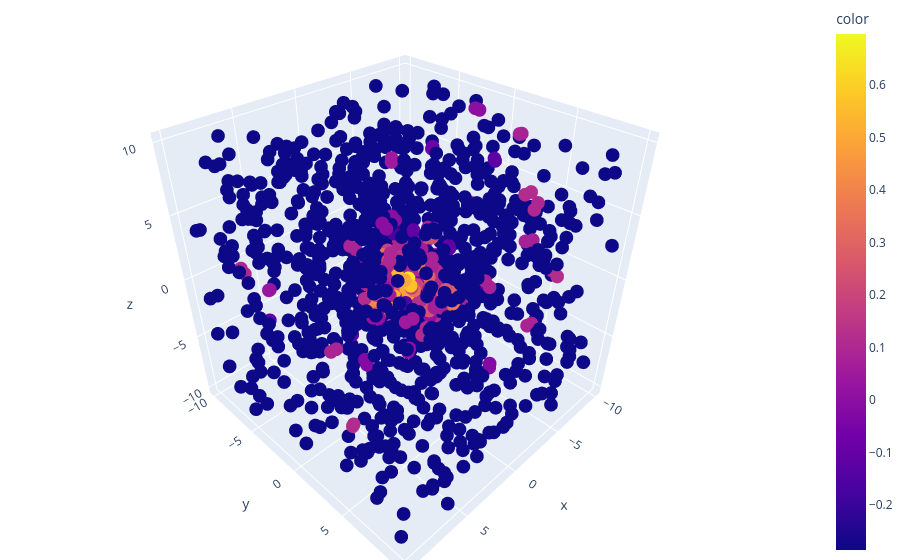
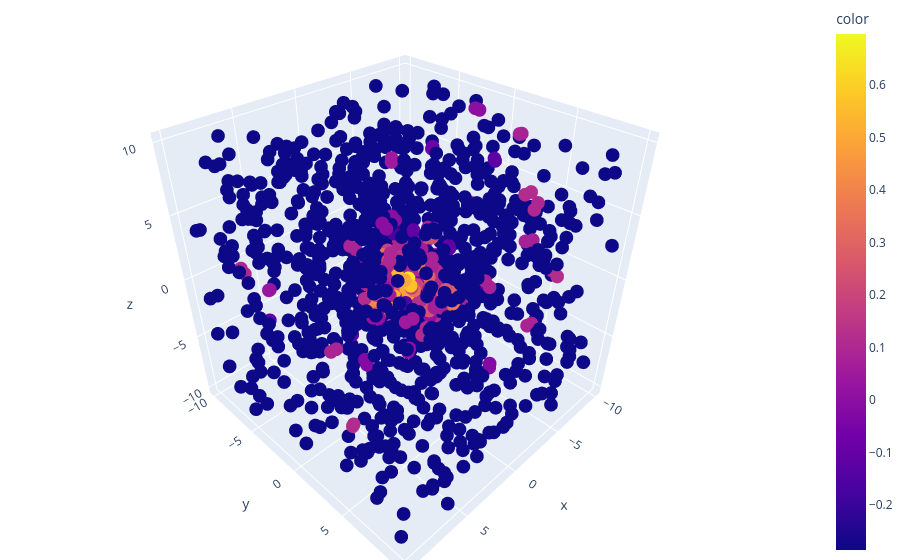

The cell these charts' notebook holds for them, in order:
### Code cell
# Interactive plot
import plotly.express as px
fig = px.scatter_3d(x=xs, y=ys, z=zs, color = np.real(embedding[:,0]))
fig.update_layout(margin=dict(l=0, r=0, b=0, t=0))
fig.show()

from plotly.offline import plot
plot(fig, filename='gaussian.html', auto_open=True)
fig.show()

### Figure 1 — Plotly figure (JSON) as saved in the notebook; plotly's stock layout.template omitted (floating-point values rounded to 4 significant figures; data arrays with more than 128 entries replaced by an {"elided": "..."} marker saying what was removed)
{"data": [{"hovertemplate": "x=%{x}<br>y=%{y}<br>z=%{z}<br>color=%{marker.color}<extra></extra>", "legendgroup": "", "marker": {"color": {"elided": "2200 float values"}, "coloraxis": "coloraxis", "symbol": "circle"}, "mode": "markers", "name": "", "scene": "scene", "showlegend": false, "type": "scatter3d", "x": {"elided": "2200 float values"}, "y": {"elided": "2200 float values"}, "z": {"elided": "2200 float values"}}], "layout": {"coloraxis": {"colorbar": {"title": {"text": "color"}}, "colorscale": [[0, "#0d0887"], [0.1111, "#46039f"], [0.2222, "#7201a8"], [0.3333, "#9c179e"], [0.4444, "#bd3786"], [0.5556, "#d8576b"], [0.6667, "#ed7953"], [0.7778, "#fb9f3a"], [0.8889, "#fdca26"], [1, "#f0f921"]]}, "legend": {"tracegroupgap": 0}, "margin": {"b": 0, "l": 0, "r": 0, "t": 0}, "scene": {"domain": {"x": [0, 1], "y": [0, 1]}, "xaxis": {"title": {"text": "x"}}, "yaxis": {"title": {"text": "y"}}, "zaxis": {"title": {"text": "z"}}}}}

### Figure 2 — Plotly figure (JSON) as saved in the notebook; plotly's stock layout.template omitted (floating-point values rounded to 4 significant figures; data arrays with more than 128 entries replaced by an {"elided": "..."} marker saying what was removed)
{"data": [{"hovertemplate": "x=%{x}<br>y=%{y}<br>z=%{z}<br>color=%{marker.color}<extra></extra>", "legendgroup": "", "marker": {"color": {"elided": "2200 float values"}, "coloraxis": "coloraxis", "symbol": "circle"}, "mode": "markers", "name": "", "scene": "scene", "showlegend": false, "type": "scatter3d", "x": {"elided": "2200 float values"}, "y": {"elided": "2200 float values"}, "z": {"elided": "2200 float values"}}], "layout": {"coloraxis": {"colorbar": {"title": {"text": "color"}}, "colorscale": [[0, "#0d0887"], [0.1111, "#46039f"], [0.2222, "#7201a8"], [0.3333, "#9c179e"], [0.4444, "#bd3786"], [0.5556, "#d8576b"], [0.6667, "#ed7953"], [0.7778, "#fb9f3a"], [0.8889, "#fdca26"], [1, "#f0f921"]]}, "legend": {"tracegroupgap": 0}, "margin": {"b": 0, "l": 0, "r": 0, "t": 0}, "scene": {"domain": {"x": [0, 1], "y": [0, 1]}, "xaxis": {"title": {"text": "x"}}, "yaxis": {"title": {"text": "y"}}, "zaxis": {"title": {"text": "z"}}}}}
